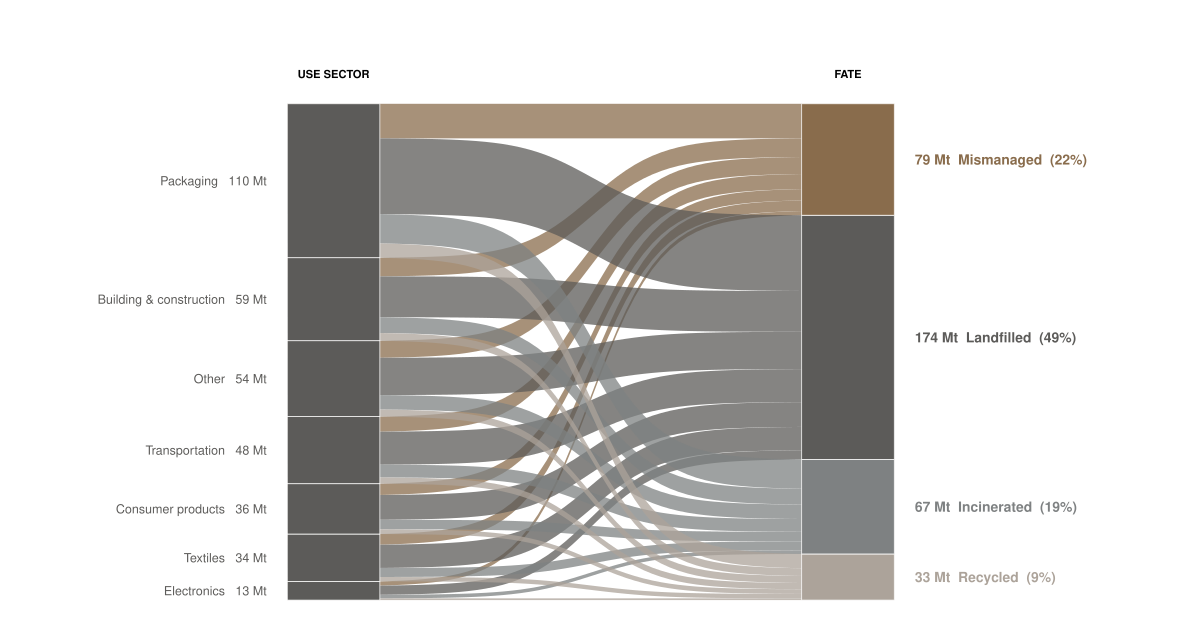

The script that saved this image:
# Task 8 v10 — Global plastic waste by sector and fate, 2019.
#
# Topic pivot from US energy (LLNL Sankey, v4-v9) to global plastic waste.
# Reasons documented in v9 reference_log.md notes:
#   * The LLNL chart, even after extensive cleanup, was a complex 4-stage
#     flow that read as busy at A4-landscape size. Visual fixes (stratum
#     outlines, copper Generation loss) helped but the chart still felt
#     "engineering" rather than "editorial."
#   * The user explicitly invited a topic + dataset switch: "consider to
#     take an entirely different data set ... we are free with the data
#     we choose. At the end, the chart has to look good."
#   * Plastic waste data has a far stronger story-imbalance than energy:
#     of ~460 Mt of plastic waste generated globally in 2019, less than
#     10% is recycled. The visual contrast between the tiny "recycled"
#     ribbon and the massive "landfilled + mismanaged" slabs is the
#     entire chart.
#
# Story: of the world's 460 Mt of plastic waste in 2019, just 9% was
# recycled. Half went to landfill; almost a quarter leaked into the
# environment as mismanaged waste.
#
# Chart structure: 2-stage Sankey.
#   Stage 1: use sector that produced the waste (7 buckets, four small
#     industrial sectors collapsed into "Other" for legibility).
#   Stage 2: end-of-life fate (4 buckets: recycled / incinerated /
#     landfilled / mismanaged).
# Total flow tonnage on each side reconciles: each sector splits into
# the four fates in the proportions of the 2019 global fate breakdown,
# applied uniformly. Geyer / Jambeck / Law (2017) note that fate splits
# do vary modestly by sector but the global proportions are the right
# first-order approximation when sector-specific fate is not separately
# published.
#
# Sources:
#   * Plastic-waste-by-sector (1990-2019). OWID extension of Geyer,
#     Jambeck & Law (2017), Science Advances 3(7).
#     URL: https://ourworldindata.org/grapher/plastic-waste-by-sector
#     Local: data/task_08_plastic/plastic_waste_by_sector.csv
#   * Global plastic fate (2000-2019). Same provenance, regional + World
#     totals by fate.
#     URL: https://ourworldindata.org/grapher/global-plastic-fate
#     Local: data/task_08_plastic/global_plastic_fate.csv

setwd("/Users/alexanderweber/Documents/hsg/6_semester/data_visualization_with_ai")

suppressPackageStartupMessages({
  library(dplyr)
  library(tidyr)
  library(readr)
  library(purrr)
  library(ggplot2)
  library(ggalluvial)
})

source("design_system.R")
chart_family <- ""

# ---- Load data --------------------------------------------------------
target_year <- 2019  # latest year in both datasets

sector_raw <- read_csv("data/task_08_plastic/plastic_waste_by_sector.csv",
                       show_col_types = FALSE) %>%
  filter(Entity == "World", Year == target_year) %>%
  select(-Entity, -Code, -Year)

fate_raw   <- read_csv("data/task_08_plastic/global_plastic_fate.csv",
                       show_col_types = FALSE) %>%
  filter(Entity == "World", Year == target_year) %>%
  select(Recycled, Incinerated, Landfilled, Mismanaged)

# ---- Sector aggregation ----------------------------------------------
# Collapse the four very small industrial / niche sectors into the
# existing "Other" bucket so the Sankey has 7 readable rows instead of
# 11 with tiny dribbles.
small_sectors <- c("Industrial machinery", "Road marking",
                   "Marine coatings", "Personal care products")

sector <- sector_raw %>%
  pivot_longer(everything(), names_to = "sector", values_to = "tonnes") %>%
  mutate(sector = if_else(sector %in% small_sectors, "Other", sector)) %>%
  group_by(sector) %>%
  summarise(tonnes = sum(tonnes), .groups = "drop") %>%
  arrange(desc(tonnes))

# Rename for nicer display
sector <- sector %>%
  mutate(sector = recode(sector,
    "Building and construction"            = "Building & construction",
    "Consumer and institutional products"  = "Consumer products",
    "Textile sector"                       = "Textiles"
  ))

cat("Sector totals (Mt):\n")
sector %>% mutate(Mt = tonnes / 1e6) %>% print()

# ---- Fate proportions ------------------------------------------------
fate <- fate_raw %>%
  pivot_longer(everything(), names_to = "fate", values_to = "tonnes") %>%
  mutate(share = tonnes / sum(tonnes))

cat("\nFate breakdown (% of total fate tonnage):\n")
fate %>% mutate(pct = round(100 * share, 1)) %>% print()

# ---- Build path table ------------------------------------------------
# OWID's two datasets have slightly different total tonnages: the
# sector dataset reports 460 Mt of plastic waste generated in 2019, the
# fate dataset reports 353 Mt of plastic waste reaching end-of-life
# (the gap is plastic still in use or in stockpile). For an internally
# consistent Sankey we use the **fate dataset's absolute tonnages** as
# the total flow and the **sector dataset's proportions** to break
# them down by origin. That way the rightmost column matches the
# Geyer-Jambeck-Law fate measurements exactly, and the leftmost column
# shows the proportional contribution of each sector.
sector <- sector %>% mutate(share = tonnes / sum(tonnes))
sector_share_lookup <- setNames(sector$share, sector$sector)
fate_tonnes_lookup  <- setNames(fate$tonnes,  fate$fate)

paths <- crossing(sec_name = sector$sector, ft_name = fate$fate) %>%
  mutate(tonnes = sector_share_lookup[sec_name] *
                  fate_tonnes_lookup[ft_name]) %>%
  rename(sector = sec_name, fate = ft_name)

cat(sprintf("\nFlows: %d  | Total: %.0f Mt\n",
            nrow(paths), sum(paths$tonnes) / 1e6))

# ---- Order strata ----------------------------------------------------
sector_order <- sector$sector  # already desc by tonnes
fate_order   <- c("Mismanaged", "Landfilled", "Incinerated", "Recycled")

paths <- paths %>%
  mutate(sector = factor(sector, levels = sector_order),
         fate   = factor(fate,   levels = fate_order))

# ---- Colours ---------------------------------------------------------
# Severity-graded fate palette: copper for the alarming "mismanaged
# / leaked into environment" outcome (the only true accent in the
# chart), then a warm-neutral ramp from dark to light for the rest.
fate_colors <- c(
  "Mismanaged"  = pg_palette$copper,        # warm bronze, the accent
  "Landfilled"  = pg_palette$alloy,         # warm charcoal — dominant fate
  "Incinerated" = pg_palette$dark_stone,    # warm gray — energy-recovery loss
  "Recycled"    = pg_palette$dark_quartz    # taupe — the small good outcome
)

# Sector strata: all alloy (neutral). Fate strata pick up their fate
# colour. ggalluvial uses one fill scale across alluvium + stratum, so
# we combine the sector + fate colour vectors into a single named map.
sector_fill <- setNames(rep(pg_palette$alloy, length(sector_order)),
                        sector_order)
all_fills <- c(sector_fill, fate_colors)

# ---- Helpers ---------------------------------------------------------
fmt_t <- function(x) {
  ifelse(x >= 1e7, sprintf("%.0f Mt", x / 1e6),
         sprintf("%.1f Mt", x / 1e6))
}

stratum_w <- 0.18

# ---- Base plot -------------------------------------------------------
# alpha 0.75: flows visibly translucent so over-flow blending reads
# clearly, but strata still pop against them without needing thick
# white outlines (which read goofy at this size — see v9 lessons).
p_base <- ggplot(paths,
                 aes(axis1 = sector, axis2 = fate, y = tonnes)) +
  geom_alluvium(aes(fill = fate),
                width = stratum_w, alpha = 0.75,
                knot.pos = 0.4, curve_type = "sigmoid") +
  geom_stratum(width = stratum_w,
               aes(fill = after_stat(stratum)),
               color = "white", linewidth = 0.25) +
  scale_fill_manual(values = all_fills, guide = "none") +
  scale_x_continuous(limits = c(0.4, 2.6), expand = c(0, 0)) +
  scale_y_continuous(expand = expansion(mult = c(0.02, 0.10))) +
  coord_cartesian(clip = "off") +
  labs(x = NULL, y = NULL) +
  theme_void(base_family = chart_family) +
  theme(plot.margin = margin(t = 16, r = 18, b = 14, l = 18))

# Pull rendered stratum positions for label placement.
gb <- ggplot_build(p_base)
strat_layer_idx <- which(sapply(gb$plot$layers,
                                function(l) inherits(l$stat, "StatStratum")))[1]
strat_data <- gb$data[[strat_layer_idx]] %>%
  mutate(y_mid = (ymin + ymax) / 2)

sec_pos  <- strat_data %>% filter(x == 1)
fate_pos <- strat_data %>% filter(x == 2)

sec_labels <- sec_pos %>%
  transmute(x = 1 - stratum_w / 2 - 0.04, y = y_mid,
            label = paste0(stratum, "   ", fmt_t(count)))
fate_labels <- fate_pos %>%
  transmute(x = 2 + stratum_w / 2 + 0.04, y = y_mid,
            label = paste0(fmt_t(count), "  ", stratum,
                           "  (", round(100 * count / sum(count)), "%)"),
            color = fate_colors[as.character(stratum)])

total_t <- sum(paths$tonnes)

# ---- Final plot ------------------------------------------------------
p <- p_base +
  geom_text(data = sec_labels, aes(x = x, y = y, label = label),
            family = chart_family, size = 3.0, color = pg_palette$alloy,
            hjust = 1, vjust = 0.5, inherit.aes = FALSE) +
  geom_text(data = fate_labels,
            aes(x = x, y = y, label = label, color = color),
            family = chart_family, size = 3.4, fontface = "bold",
            hjust = 0, vjust = 0.5, inherit.aes = FALSE) +
  scale_color_identity() +
  # Column headers
  annotate("text", x = 1, y = total_t * 1.06,
           label = "USE SECTOR",
           family = chart_family, size = 2.9, fontface = "bold",
           color = pg_palette$onyx, hjust = 0.5) +
  annotate("text", x = 2, y = total_t * 1.06,
           label = "FATE",
           family = chart_family, size = 2.9, fontface = "bold",
           color = pg_palette$onyx, hjust = 0.5)

out_pdf <- "iterations/task_08/v10/plastic_sankey_v10.pdf"
ggsave(out_pdf, p, width = 30, height = 16, units = "cm", device = "pdf")
cat("\nSaved:", out_pdf, "\n")
